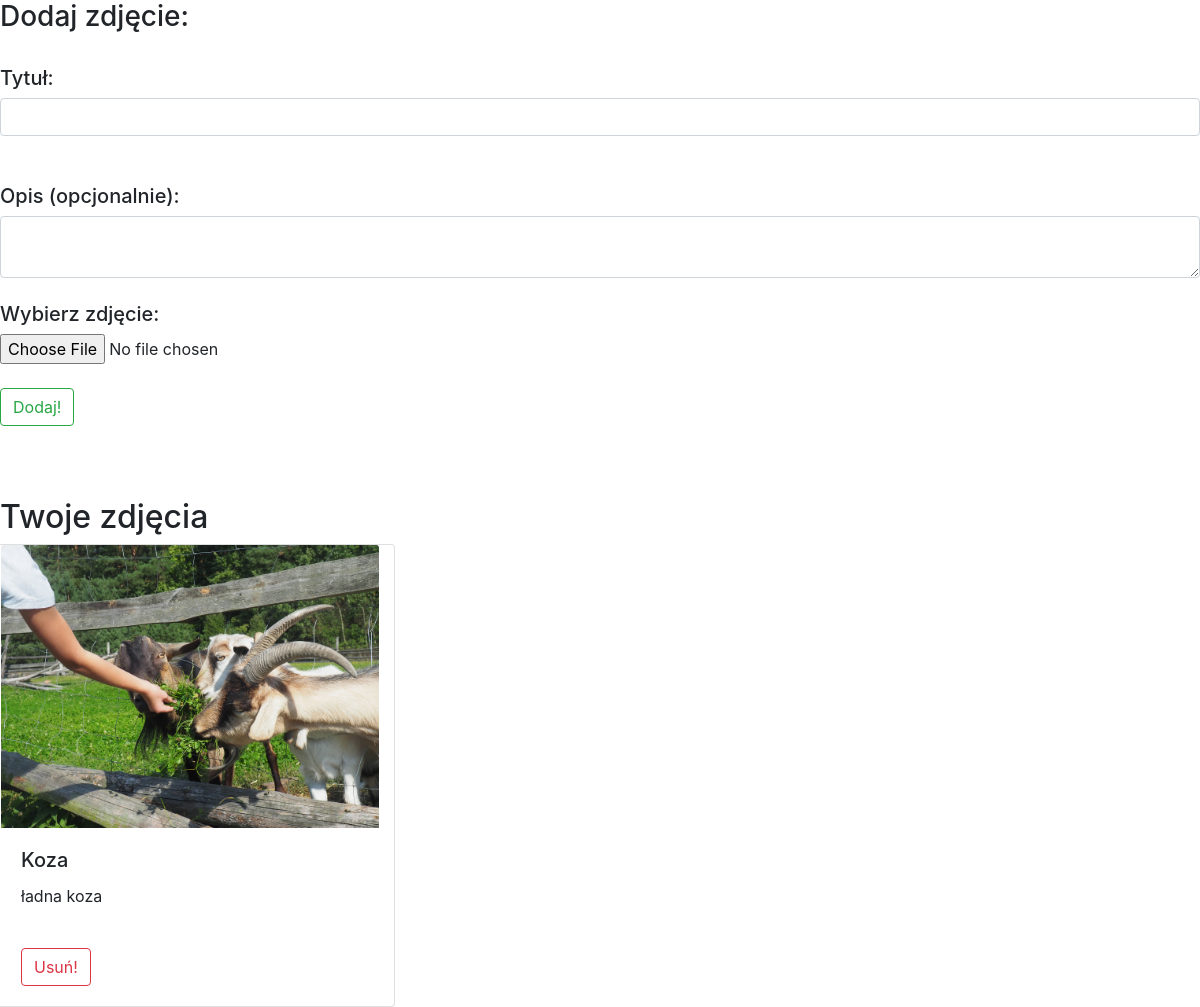
Before: /main/photos/ (signed in) with the older database file.
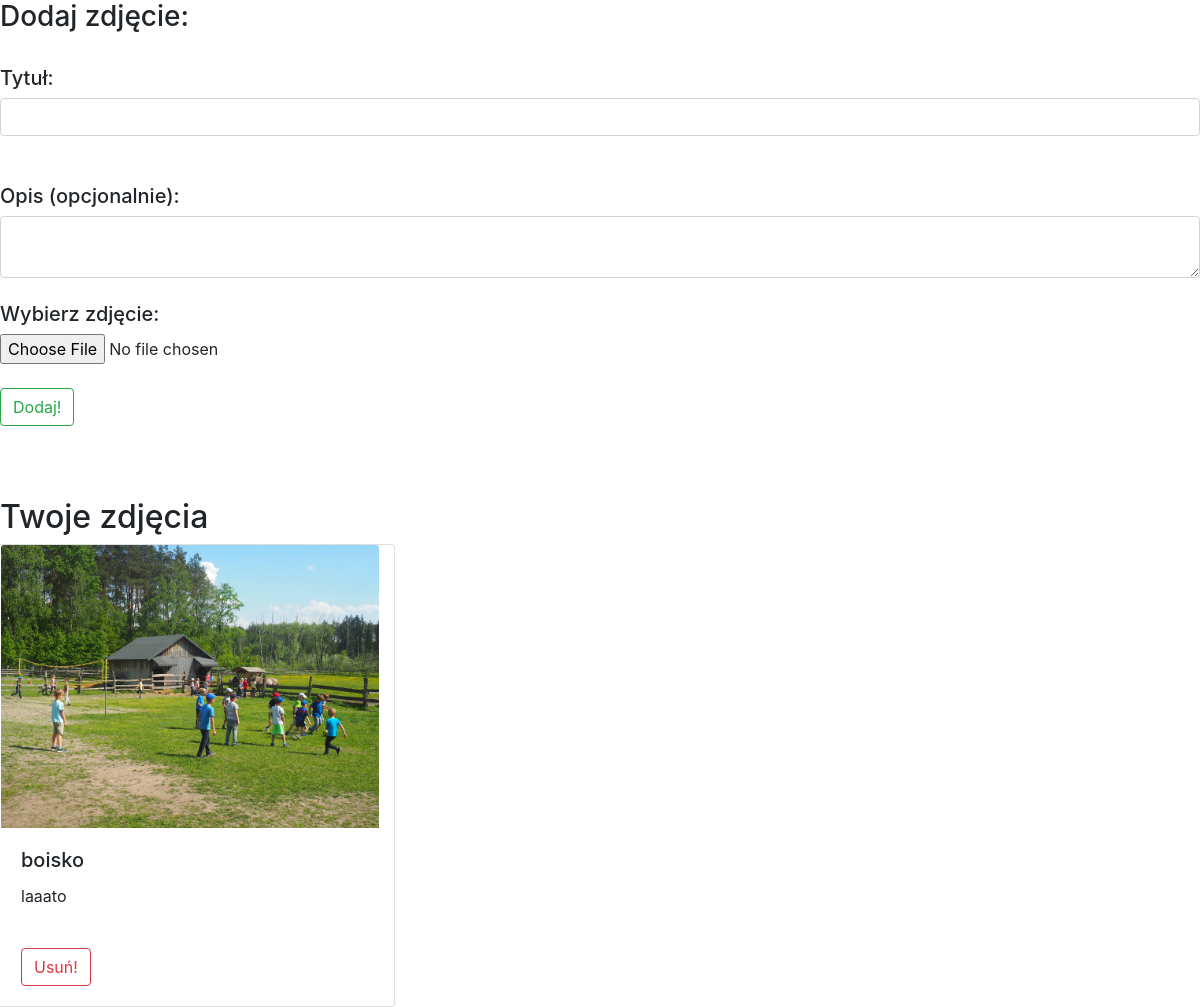
After: the same page with the newer database file.
### logged/models.py (models this page shows, shortened)
class Photo(models.Model):
    author = models.CharField(max_length=256, default='None')
    title = models.CharField(max_length=256, default='None', blank=True, help_text='Title, optional')
    desc = models.TextField(blank=True, help_text='Description, optional')
    date = models.DateTimeField(auto_now=True)
    photo = models.ImageField(upload_to = './')

### logged/views.py (the view, shortened to what this page needs)
# urls.py: path('photos/', Photos, name='photos'),
@login_required
def Photos(request):
    if request.method=='GET':
        user = request.user.username
        photos = Photo.objects.filter(author=user)
        return render(request, 'logged/photos.html', {'photos':photos, 'img_form':ImageForm()})

### logged/forms.py
class ImageForm(ModelForm):
    img = forms.ImageField()
    class Meta:
        model = Photo
        fields = ('img',)

### logged/templates/logged/photos.html (shortened to what this page needs)
<!doctype html>
<html lang="pl">
  <head>
    <link rel="stylesheet" href="https://stackpath.bootstrapcdn.com/bootstrap/4.4.1/css/bootstrap.min.css">
  </head>
  <body>
    <form method="POST" enctype="multipart/form-data">
        <h3>Dodaj zdjęcie:</h3>
        <input type="hidden" name="form_type" value="add_photo" class="form-control"><br>
        <h5>Tytuł:</h5>
        <input id="photo" name="title" class="form-control"><br><br>
        <h5>Opis (opcjonalnie):</h5>
        <textarea name="desc" class="form-control"></textarea><br>
        <h5>Wybierz zdjęcie:</h5>
        <input type="file" name="photo_file"> <br> <br>
         <button type="submit" class="btn btn-outline-success">Dodaj!</button>
    </form>
    <br><br><br>
<h2> Twoje zdjęcia </h2>
<div class="row">
    {% for photo in photos %}
    <div class="card col-sm-4" style="width: 18rem;">
      <img class="card-img-top" src="{{ photo.photo.url }}" alt="Card image cap">
      <div class="card-body">
        <h5 class="card-title">{{ photo.title }}</h5>
        <p class="card-text">{{ photo.desc }}</p>
            <form method="POST">
                <input type="hidden" name="photo_id" value="{{ photo.pk }}" ><br>
                <button type="submit" class="btn btn-outline-danger">Usuń!</button>
            </form>
      </div>
    </div>
    {% endfor %}
</div>
  </body>
</html>

Changed rows visible on the page:
removed Photo: photo (picture), title "Koza", desc "ładna koza"
added Photo: photo (picture), title "boisko", desc "laaato"
